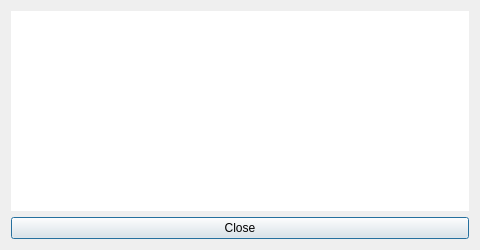
<?xml version="1.0" encoding="UTF-8"?>
<ui version="4.0">
 <class>AboutDialog</class>
 <widget class="QDialog" name="AboutDialog">
  <property name="geometry">
   <rect>
    <x>0</x>
    <y>0</y>
    <width>480</width>
    <height>250</height>
   </rect>
  </property>
  <property name="sizePolicy">
   <sizepolicy hsizetype="Fixed" vsizetype="Fixed">
    <horstretch>0</horstretch>
    <verstretch>0</verstretch>
   </sizepolicy>
  </property>
  <property name="minimumSize">
   <size>
    <width>480</width>
    <height>250</height>
   </size>
  </property>
  <property name="maximumSize">
   <size>
    <width>480</width>
    <height>250</height>
   </size>
  </property>
  <property name="windowTitle">
   <string>About displot</string>
  </property>
  <layout class="QVBoxLayout" name="verticalLayout">
   <item>
    <widget class="QTextBrowser" name="textBrowser">
     <property name="font">
      <font>
       <pointsize>12</pointsize>
      </font>
     </property>
     <property name="frameShape">
      <enum>QFrame::NoFrame</enum>
     </property>
     <property name="frameShadow">
      <enum>QFrame::Plain</enum>
     </property>
     <property name="verticalScrollBarPolicy">
      <enum>Qt::ScrollBarAlwaysOff</enum>
     </property>
     <property name="horizontalScrollBarPolicy">
      <enum>Qt::ScrollBarAlwaysOff</enum>
     </property>
     <property name="html">
      <string>&lt;!DOCTYPE HTML PUBLIC &quot;-//W3C//DTD HTML 4.0//EN&quot; &quot;http://www.w3.org/TR/REC-html40/strict.dtd&quot;&gt;
&lt;html&gt;&lt;head&gt;&lt;meta name=&quot;qrichtext&quot; content=&quot;1&quot; /&gt;&lt;style type=&quot;text/css&quot;&gt;
p, li { white-space: pre-wrap; }
&lt;/style&gt;&lt;/head&gt;&lt;body style=&quot; font-family:'Roboto'; font-size:12pt; font-weight:400; font-style:normal;&quot;&gt;
&lt;p style=&quot;-qt-paragraph-type:empty; margin-top:0px; margin-bottom:0px; margin-left:0px; margin-right:0px; -qt-block-indent:0; text-indent:0px;&quot;&gt;&lt;br /&gt;&lt;/p&gt;&lt;/body&gt;&lt;/html&gt;</string>
     </property>
     <property name="openExternalLinks">
      <bool>true</bool>
     </property>
    </widget>
   </item>
   <item>
    <widget class="QPushButton" name="closeButton">
     <property name="text">
      <string>Close</string>
     </property>
    </widget>
   </item>
  </layout>
 </widget>
 <resources/>
 <connections>
  <connection>
   <sender>closeButton</sender>
   <signal>clicked()</signal>
   <receiver>AboutDialog</receiver>
   <slot>close()</slot>
   <hints>
    <hint type="sourcelabel">
     <x>239</x>
     <y>227</y>
    </hint>
    <hint type="destinationlabel">
     <x>239</x>
     <y>124</y>
    </hint>
   </hints>
  </connection>
 </connections>
</ui>
